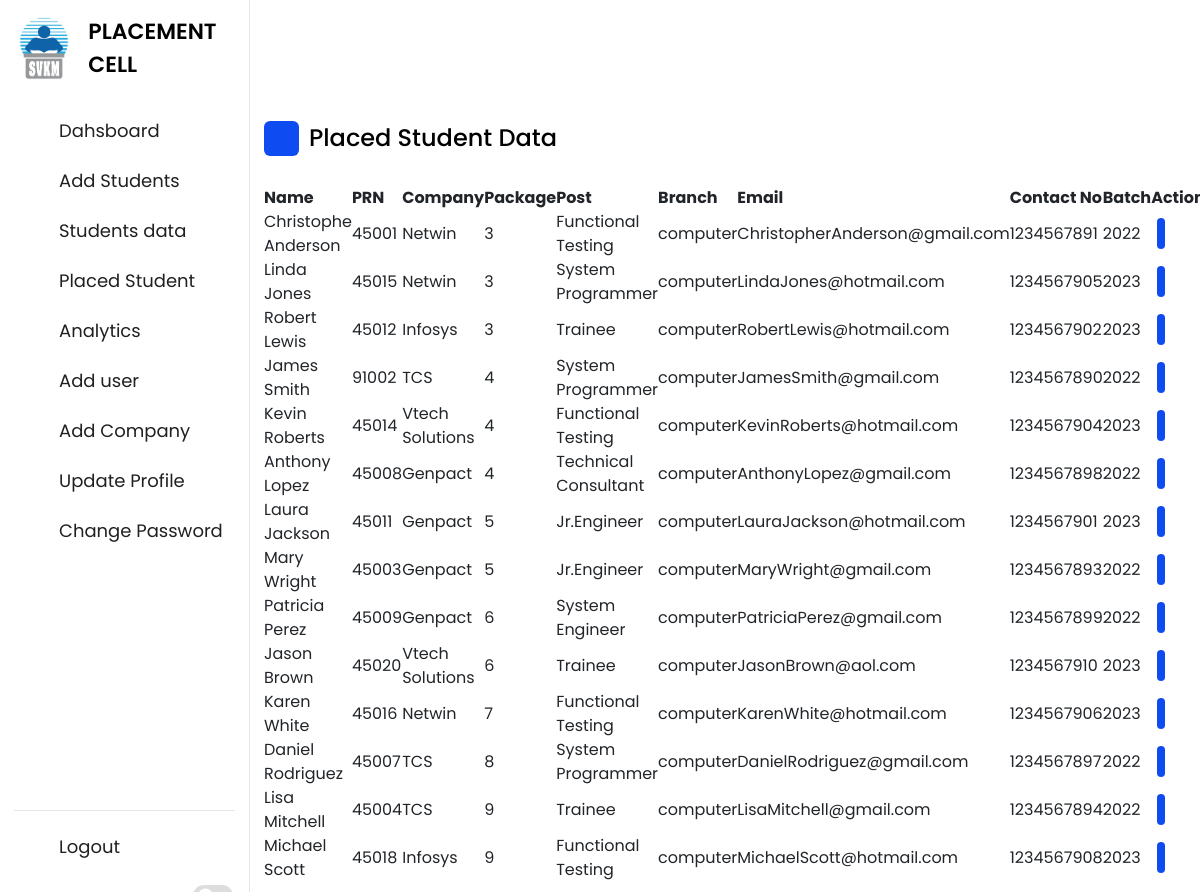
The app's page /placed_Student.php (signed in), older data.
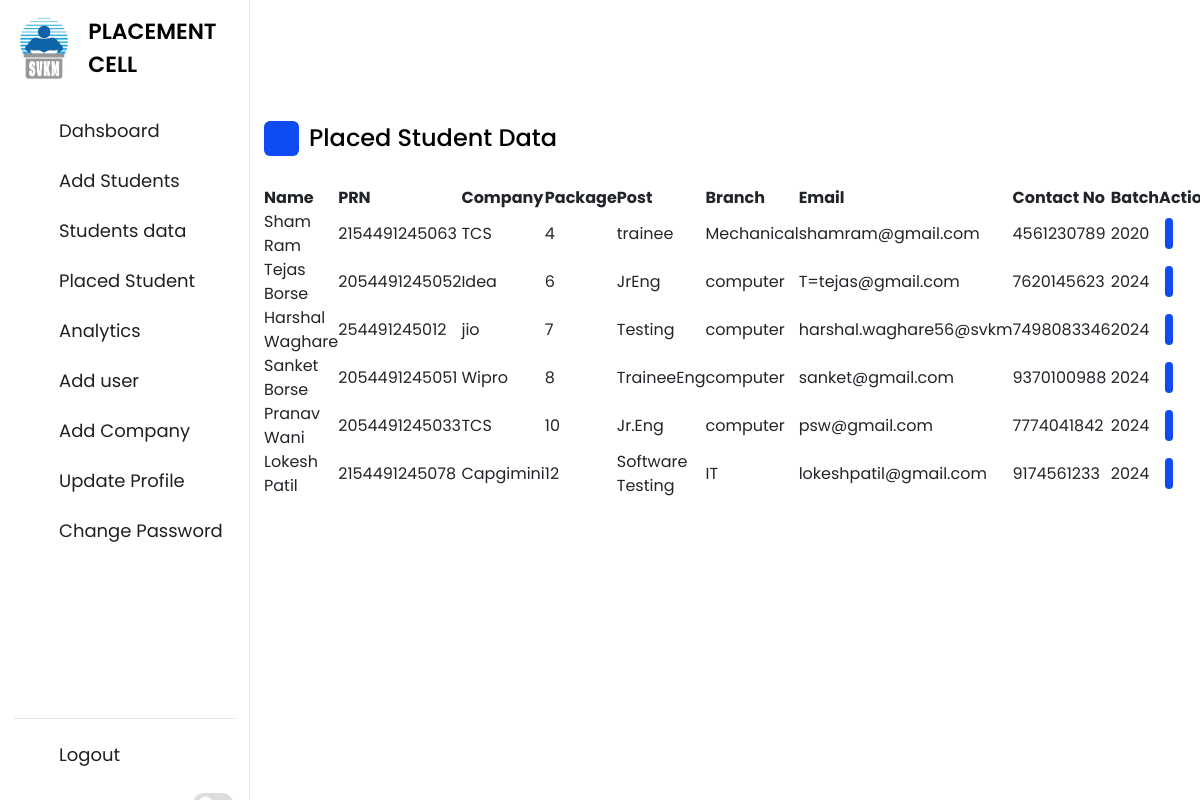
The same page, newer data.
### tables this page shows
CREATE TABLE `student` (
  `fname` varchar(10) NOT NULL,
  `lname` varchar(10) NOT NULL,
  `prn` bigint(11) NOT NULL,
  `sap` bigint(11) NOT NULL,
  `batch` int(11) NOT NULL,
  `contact` bigint(11) NOT NULL,
  `email` varchar(30) NOT NULL,
  `age` int(11) NOT NULL,
  `branch` varchar(10) NOT NULL,
  `cgpa` float NOT NULL,
  `status` int(10) NOT NULL
);

CREATE TABLE `student_placed_info` (
  `prn` bigint(20) NOT NULL,
  `company` varchar(20) NOT NULL,
  `package` int(11) NOT NULL,
  `post` varchar(20) NOT NULL
);

### placed_Student.php (the view, shortened to what the changed rows need)
<!DOCTYPE html>
<html lang="en">
<head>
          <link rel="stylesheet" type="text/css" href="css/lib.2.css">
          <link rel="stylesheet" type="text/css" href="css/light.css">
          <link rel="stylesheet" type="text/css" href="css/bootstrap5.css">
          <link rel="stylesheet" href="css/style.css">
     <link rel="stylesheet" href="https://unicons.iconscout.com/release/v4.0.0/css/line.css">
      <link rel="stylesheet" href="https://cdn.jsdelivr.net/npm/bootstrap@4.6.2/dist/css/bootstrap.min.css">
        </head>
        <body data-theme="light" data-layout="fluid">
        <?php
            include 'partials/_dbconnect.php';
            $uname = $_SESSION['username'];
            $sql = "SELECT `role` FROM `users` WHERE username= '$uname' ";
            $result = mysqli_query($conn , $sql);
            $num = mysqli_num_rows($result);
            $admin_or_faculty = $num;
            ?>
    <?php
if($admin_or_faculty>0) {
?>
        <div class="dashboard">
        <div class='dash-content'>
        <div class='overview'>
            <table id="myTable">
            <thead>
              <tr>
                <th>Name</th>
                <th>PRN</th>
                <th>Company</th>
                <th>Package</th>
                <th>Post</th>
                <th>Branch</th>
                <th>Email</th>
                <th>Contact No</th>
                <th>Batch</th>
                <th>Actions</th>
              </tr>
            </thead>
            <tbody>
            <?php
             include 'partials/_dbconnect.php';
            $sql = "SELECT student.fname,student.prn,student.lname,student.batch,student_placed_info.company,
            student_placed_info.package,student_placed_info.post,student.branch,student.email,student.contact,student.prn from student JOIN student_placed_info
            ON student.prn = student_placed_info.prn ORDER BY student_placed_info.package ";
            $result = mysqli_query($conn , $sql);
            $num = mysqli_num_rows($result);
                $i = 0;
            if($num>0){
                while ($i<$num) {
                $row = mysqli_fetch_assoc($result);
          echo "<tr>
                <td>".$row['fname']." ".$row['lname']."</td>
            <td>".$row['prn']."</td>
            <td>".$row['company']."</td>
            <td>".$row['package']."</td>
            <td>".$row['post']."</td>
            <td>".$row['branch']."</td>
            <td>".$row['email']."</td>
            <td>".$row['contact']."</td>
            <td>".$row['batch']."</td>
            <td>
            <span style='    background-color: var(--primary-color);
            border-radius: 6px;
            color: var(--title-icon-color);
            width: 19px;
            justify-content: center;
            align-items: center;
            text-align: center;  margin-left: 6px; padding: 4px;'> <a style='color: white;' class='edit' title='Edit' data-toggle='modal' data-target='#myEditModal".$i."'> <i class=' uil-edit-alt'> </i> </a> </span>
            </td>
          </tr>";
          echo "<div class='modal-body'>"; ?>
                </div>
<?php
                $i++;
                }
            }
}
            ?>
 <link rel="stylesheet" href="//cdn.datatables.net/1.12.1/css/jquery.dataTables.min.css">
</body>
</html>

Row changes from the older to the newer data that the page shows:
removed student: fname "Christophe", lname "Anderson", prn "45001", student_placed_info.company "Netwin", student_placed_info.package "3", student_placed_info.post "Functional Testing", branch "computer", email "ChristopherAnderson@gmail.com", contact "1234567891", batch "2022"
removed student: fname "Linda", lname "Jones", prn "45015", student_placed_info.company "Netwin", student_placed_info.package "3", student_placed_info.post "System Programmer", branch "computer", email "LindaJones@hotmail.com", contact "1234567905", batch "2023"
removed student: fname "Robert", lname "Lewis", prn "45012", student_placed_info.company "Infosys", student_placed_info.package "3", student_placed_info.post "Trainee", branch "computer", email "RobertLewis@hotmail.com", contact "1234567902", batch "2023"
removed student: fname "James", lname "Smith", prn "91002", student_placed_info.company "TCS", student_placed_info.package "4", student_placed_info.post "System Programmer", branch "computer", email "JamesSmith@gmail.com", contact "1234567890", batch "2022"
removed student: fname "Kevin", lname "Roberts", prn "45014", student_placed_info.company "Vtech Solutions", student_placed_info.package "4", student_placed_info.post "Functional Testing", branch "computer", email "KevinRoberts@hotmail.com", contact "1234567904", batch "2023"
removed student: fname "Anthony", lname "Lopez", prn "45008", student_placed_info.company "Genpact", student_placed_info.package "4", student_placed_info.post "Technical Consultant", branch "computer", email "AnthonyLopez@gmail.com", contact "1234567898", batch "2022"
removed student: fname "Laura", lname "Jackson", prn "45011", student_placed_info.company "Genpact", student_placed_info.package "5", student_placed_info.post "Jr.Engineer", branch "computer", email "LauraJackson@hotmail.com", contact "1234567901", batch "2023"
removed student: fname "Mary", lname "Wright", prn "45003", student_placed_info.company "Genpact", student_placed_info.package "5", student_placed_info.post "Jr.Engineer", branch "computer", email "MaryWright@gmail.com", contact "1234567893", batch "2022"
removed student: fname "Patricia", lname "Perez", prn "45009", student_placed_info.company "Genpact", student_placed_info.package "6", student_placed_info.post "System Engineer", branch "computer", email "PatriciaPerez@gmail.com", contact "1234567899", batch "2022"
removed student: fname "Jason", lname "Brown", prn "45020", student_placed_info.company "Vtech Solutions", student_placed_info.package "6", student_placed_info.post "Trainee", branch "computer", email "JasonBrown@aol.com", contact "1234567910", batch "2023"
removed student: fname "Karen", lname "White", prn "45016", student_placed_info.company "Netwin", student_placed_info.package "7", student_placed_info.post "Functional Testing", branch "computer", email "KarenWhite@hotmail.com", contact "1234567906", batch "2023"
removed student: fname "Daniel", lname "Rodriguez", prn "45007", student_placed_info.company "TCS", student_placed_info.package "8", student_placed_info.post "System Programmer", branch "computer", email "DanielRodriguez@gmail.com", contact "1234567897", batch "2022"
removed student: fname "Lisa", lname "Mitchell", prn "45004", student_placed_info.company "TCS", student_placed_info.package "9", student_placed_info.post "Trainee", branch "computer", email "LisaMitchell@gmail.com", contact "1234567894", batch "2022"
removed student: fname "Michael", lname "Scott", prn "45018", student_placed_info.company "Infosys", student_placed_info.package "9", student_placed_info.post "Functional Testing", branch "computer", email "MichaelScott@hotmail.com", contact "1234567908", batch "2023"
added student: fname "Sham", lname "Ram", prn "2154491245063", student_placed_info.company "TCS", student_placed_info.package "4", student_placed_info.post "trainee", branch "Mechanical", email "shamram@gmail.com", contact "4561230789", batch "2020"
added student: fname "Tejas", lname "Borse", prn "2054491245052", student_placed_info.company "Idea", student_placed_info.package "6", student_placed_info.post "JrEng", branch "computer", email "T=tejas@gmail.com", contact "7620145623", batch "2024"
added student: fname "Harshal", lname "Waghare", prn "254491245012", student_placed_info.company "jio", student_placed_info.package "7", student_placed_info.post "Testing", branch "computer", email "harshal.waghare56@svkm", contact "7498083346", batch "2024"
added student: fname "Sanket", lname "Borse", prn "2054491245051", student_placed_info.company "Wipro", student_placed_info.package "8", student_placed_info.post "TraineeEng", branch "computer", email "sanket@gmail.com", contact "9370100988", batch "2024"
added student: fname "Pranav", lname "Wani", prn "2054491245033", student_placed_info.company "TCS", student_placed_info.package "10", student_placed_info.post "Jr.Eng", branch "computer", email "psw@gmail.com", contact "7774041842", batch "2024"
added student: fname "Lokesh", lname "Patil", prn "2154491245078", student_placed_info.company "Capgimini", student_placed_info.package "12", student_placed_info.post "Software Testing", branch "IT", email "lokeshpatil@gmail.com", contact "9174561233", batch "2024"
